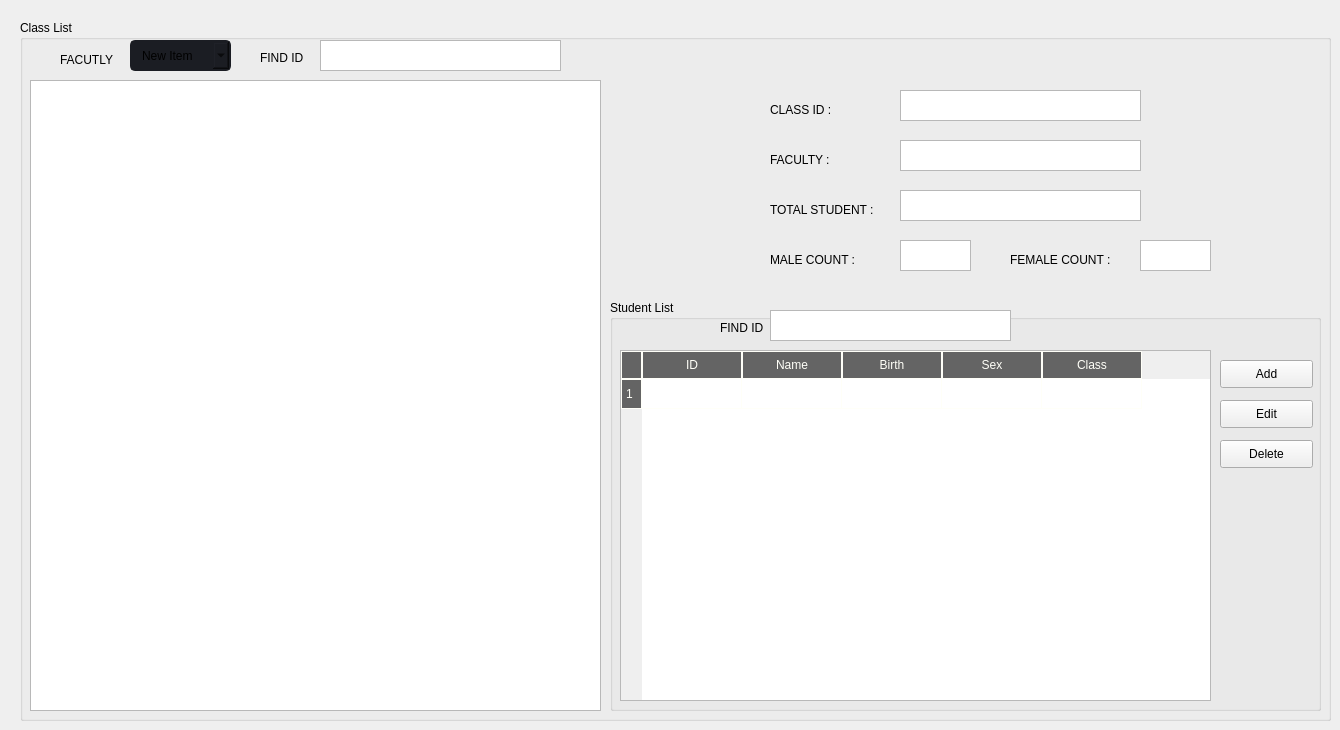
        <widget class="QWidget" name="Class">
         <widget class="QGroupBox" name="groupBox_6">
          <property name="geometry">
           <rect>
            <x>20</x>
            <y>20</y>
            <width>1311</width>
            <height>701</height>
           </rect>
          </property>
          <property name="title">
           <string>Class List</string>
          </property>
          <widget class="QLabel" name="label_21">
           <property name="geometry">
            <rect>
             <x>40</x>
             <y>30</y>
             <width>71</width>
             <height>20</height>
            </rect>
           </property>
           <property name="styleSheet">
            <string notr="true">border: 0px solid</string>
           </property>
           <property name="text">
            <string>FACUTLY</string>
           </property>
          </widget>
          <widget class="QTextBrowser" name="txt_Count_8">
           <property name="geometry">
            <rect>
             <x>300</x>
             <y>20</y>
             <width>241</width>
             <height>31</height>
            </rect>
           </property>
          </widget>
          <widget class="QComboBox" name="cbo_Faculty_3">
           <property name="geometry">
            <rect>
             <x>110</x>
             <y>20</y>
             <width>101</width>
             <height>31</height>
            </rect>
           </property>
           <property name="styleSheet">
            <string notr="true">QComboBox{
	background-color: rgb(27, 29, 35);
	border-radius: 5px;
	border: 2px solid rgb(27, 29, 35);
	padding: 5px;
	padding-left: 10px;
}
QComboBox:hover{
	border: 2px solid rgb(64, 71, 88);
}
QComboBox QAbstractItemView {
	color: rgb(85, 170, 255);	
	background-color: rgb(27, 29, 35);
	padding: 10px;
	selection-background-color: rgb(39, 44, 54);
}</string>
           </property>
           <item>
            <property name="text">
             <string>New Item</string>
            </property>
           </item>
           <item>
            <property name="text">
             <string>New Item</string>
            </property>
           </item>
           <item>
            <property name="text">
             <string>New Item</string>
            </property>
           </item>
           <item>
            <property name="text">
             <string>New Item</string>
            </property>
           </item>
          </widget>
          <widget class="QLabel" name="label_20">
           <property name="geometry">
            <rect>
             <x>240</x>
             <y>30</y>
             <width>55</width>
             <height>16</height>
            </rect>
           </property>
           <property name="styleSheet">
            <string notr="true">border: 0px solid ;
</string>
           </property>
           <property name="text">
            <string>FIND ID</string>
           </property>
          </widget>
          <widget class="QTableWidget" name="tableWidget_3">
           <property name="geometry">
            <rect>
             <x>10</x>
             <y>60</y>
             <width>571</width>
             <height>631</height>
            </rect>
           </property>
          </widget>
          <widget class="QLabel" name="label_35">
           <property name="geometry">
            <rect>
             <x>750</x>
             <y>80</y>
             <width>71</width>
             <height>20</height>
            </rect>
           </property>
           <property name="styleSheet">
            <string notr="true">border: 0px solid ;
</string>
           </property>
           <property name="text">
            <string>CLASS ID :</string>
           </property>
          </widget>
          <widget class="QTextBrowser" name="txt_Count_16">
           <property name="geometry">
            <rect>
             <x>880</x>
             <y>70</y>
             <width>241</width>
             <height>31</height>
            </rect>
           </property>
          </widget>
          <widget class="QTextBrowser" name="txt_Count_17">
           <property name="geometry">
            <rect>
             <x>880</x>
             <y>120</y>
             <width>241</width>
             <height>31</height>
            </rect>
           </property>
          </widget>
          <widget class="QLabel" name="label_36">
           <property name="geometry">
            <rect>
             <x>750</x>
             <y>130</y>
             <width>71</width>
             <height>20</height>
            </rect>
           </property>
           <property name="styleSheet">
            <string notr="true">border: 0px solid ;
</string>
           </property>
           <property name="text">
            <string>FACULTY :</string>
           </property>
          </widget>
          <widget class="QTextBrowser" name="txt_Count_18">
           <property name="geometry">
            <rect>
             <x>880</x>
             <y>170</y>
             <width>241</width>
             <height>31</height>
            </rect>
           </property>
          </widget>
          <widget class="QLabel" name="label_37">
           <property name="geometry">
            <rect>
             <x>750</x>
             <y>180</y>
             <width>111</width>
             <height>20</height>
            </rect>
           </property>
           <property name="styleSheet">
            <string notr="true">border: 0px solid ;
</string>
           </property>
           <property name="text">
            <string>TOTAL STUDENT :</string>
           </property>
          </widget>
          <widget class="QTextBrowser" name="txt_Count_19">
           <property name="geometry">
            <rect>
             <x>880</x>
             <y>220</y>
             <width>71</width>
             <height>31</height>
            </rect>
           </property>
          </widget>
          <widget class="QLabel" name="label_38">
           <property name="geometry">
            <rect>
             <x>750</x>
             <y>230</y>
             <width>91</width>
             <height>20</height>
            </rect>
           </property>
           <property name="styleSheet">
            <string notr="true">border: 0px solid ;
</string>
           </property>
           <property name="text">
            <string>MALE COUNT :</string>
           </property>
          </widget>
          <widget class="QTextBrowser" name="txt_Count_20">
           <property name="geometry">
            <rect>
             <x>1120</x>
             <y>220</y>
             <width>71</width>
             <height>31</height>
            </rect>
           </property>
          </widget>
          <widget class="QLabel" name="label_39">
           <property name="geometry">
            <rect>
             <x>990</x>
             <y>230</y>
             <width>111</width>
             <height>20</height>
            </rect>
           </property>
           <property name="styleSheet">
            <string notr="true">border: 0px solid ;
</string>
           </property>
           <property name="text">
            <string>FEMALE COUNT :</string>
           </property>
          </widget>
          <widget class="QGroupBox" name="groupBox_16">
           <property name="geometry">
            <rect>
             <x>590</x>
             <y>280</y>
             <width>711</width>
             <height>411</height>
            </rect>
           </property>
           <property name="title">
            <string>Student List</string>
           </property>
           <widget class="QLabel" name="label_80">
            <property name="geometry">
             <rect>
              <x>110</x>
              <y>20</y>
              <width>55</width>
              <height>16</height>
             </rect>
            </property>
            <property name="styleSheet">
             <string notr="true">border: 0px solid ;
</string>
            </property>
            <property name="text">
             <string>FIND ID</string>
            </property>
           </widget>
           <widget class="QTextBrowser" name="txt_Count_53">
            <property name="geometry">
             <rect>
              <x>160</x>
              <y>10</y>
              <width>241</width>
              <height>31</height>
             </rect>
            </property>
           </widget>
           <widget class="QPushButton" name="pushButton_3">
            <property name="geometry">
             <rect>
              <x>610</x>
              <y>60</y>
              <width>93</width>
              <height>28</height>
             </rect>
            </property>
            <property name="text">
             <string>Add</string>
            </property>
           </widget>
           <widget class="QPushButton" name="pushButton_4">
            <property name="geometry">
             <rect>
              <x>610</x>
              <y>100</y>
              <width>93</width>
              <height>28</height>
             </rect>
            </property>
            <property name="text">
             <string>Edit</string>
            </property>
           </widget>
           <widget class="QPushButton" name="pushButton_5">
            <property name="geometry">
             <rect>
              <x>610</x>
              <y>140</y>
              <width>93</width>
              <height>28</height>
             </rect>
            </property>
            <property name="text">
             <string>Delete</string>
            </property>
           </widget>
          </widget>
          <widget class="QTableWidget" name="tbv_Student">
           <property name="geometry">
            <rect>
             <x>600</x>
             <y>330</y>
             <width>591</width>
             <height>351</height>
            </rect>
           </property>
           <property name="styleSheet">
            <string notr="true">QWidget {
    background-color: ;
    color: #fffff8;
}

QHeaderView::section {
    background-color: #646464;
    padding: 4px;
    border: 1px solid #fffff8;
}

QTableWidget {
    gridline-color: #fffff8;
}

QTableWidget QTableCornerButton::section {
    background-color: #646464;
    border: 1px solid #fffff8;
}</string>
           </property>
           <row>
            <property name="text">
             <string>1</string>
            </property>
           </row>
           <column>
            <property name="text">
             <string>ID</string>
            </property>
           </column>
           <column>
            <property name="text">
             <string>Name</string>
            </property>
           </column>
           <column>
            <property name="text">
             <string>Birth</string>
            </property>
           </column>
           <column>
            <property name="text">
             <string>Sex</string>
            </property>
           </column>
           <column>
            <property name="text">
             <string>Class</string>
            </property>
           </column>
          </widget>
         </widget>
        </widget>
